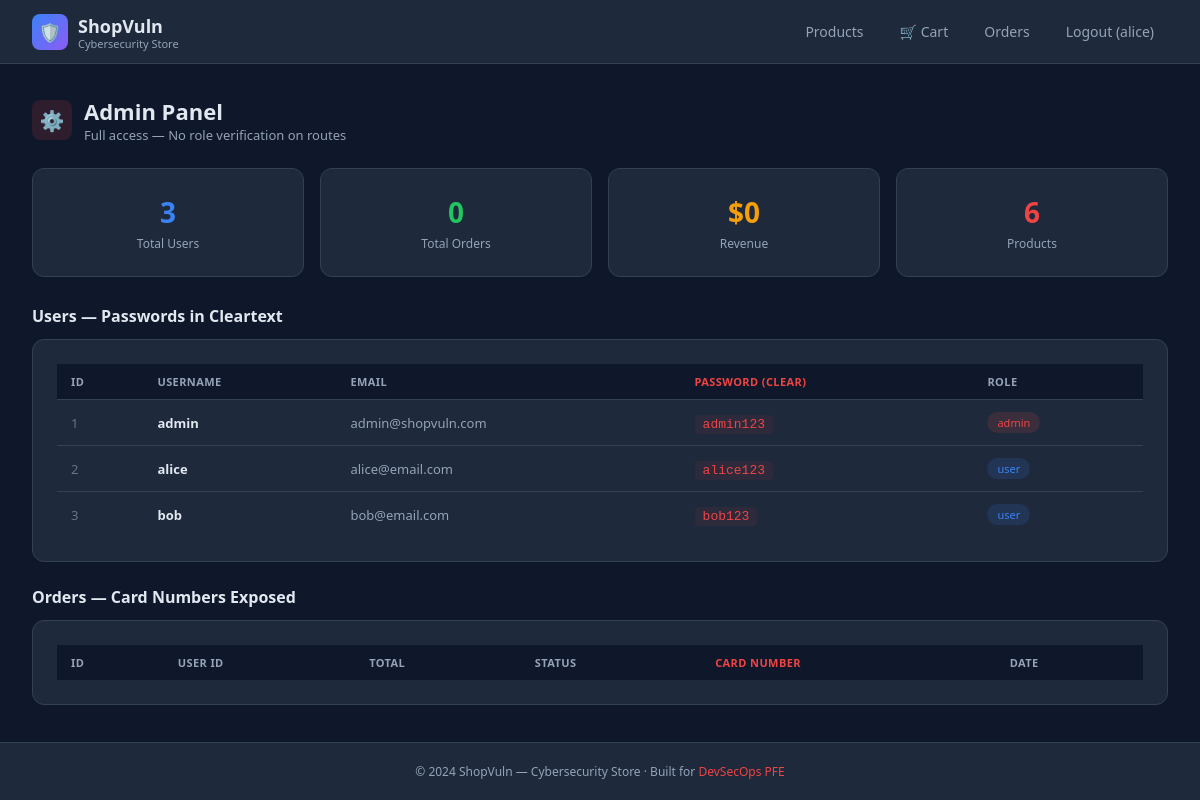
/admin (signed in), run on the app's committed database.
### tables this page shows
CREATE TABLE users (
            id INTEGER PRIMARY KEY AUTOINCREMENT,
            username TEXT NOT NULL UNIQUE,
            email TEXT NOT NULL UNIQUE,
            password TEXT NOT NULL,
            role TEXT DEFAULT 'user',
            address TEXT,
            phone TEXT,
            created_at TEXT DEFAULT CURRENT_TIMESTAMP
        );

### app/routes.py (the view)
@main.route('/admin')
def admin():
    if 'user_id' not in session:
        return redirect(url_for('main.login'))
    conn  = db()
    users  = conn.execute("SELECT * FROM users").fetchall()
    orders = conn.execute("SELECT * FROM orders ORDER BY created_at DESC").fetchall()
    conn.close()
    return render_template('admin.html', users=users, orders=orders)

### app/routes.py (called while the page is built)
def db():
    return sqlite3.connect(DB)

### app/templates/admin.html (shortened to what this page needs)
{% extends 'base.html' %}
{% block content %}
<div style="display:flex;align-items:center;gap:12px;margin-bottom:24px;">
    <div style="width:40px;height:40px;background:#ef444422;border-radius:8px;display:flex;align-items:center;justify-content:center;font-size:20px;">⚙️</div>
    <div>
        <div class="section-title" style="margin-bottom:0;">Admin Panel</div>
        <div style="font-size:13px;color:#94a3b8;">Full access — No role verification on routes</div>
    </div>
</div>
<div class="grid-4" style="margin-bottom:28px;">
    <div class="card" style="text-align:center;">
        <div style="font-size:28px;font-weight:600;color:#3b82f6;">{{ users|length }}</div>
        <div style="font-size:12px;color:#94a3b8;margin-top:4px;">Total Users</div>
    </div>
    <div class="card" style="text-align:center;">
        <div style="font-size:28px;font-weight:600;color:#22c55e;">{{ orders|length }}</div>
        <div style="font-size:12px;color:#94a3b8;margin-top:4px;">Total Orders</div>
    </div>
    <div class="card" style="text-align:center;">
        <div style="font-size:28px;font-weight:600;color:#f59e0b;">
            ${{ "%.0f"|format(orders|sum(attribute=2) if orders else 0) }}
        </div>
        <div style="font-size:12px;color:#94a3b8;margin-top:4px;">Revenue</div>
    </div>
    <div class="card" style="text-align:center;">
        <div style="font-size:28px;font-weight:600;color:#ef4444;">6</div>
        <div style="font-size:12px;color:#94a3b8;margin-top:4px;">Products</div>
    </div>
</div>
<div class="section-title" style="font-size:16px;margin-bottom:12px;">Users — Passwords in Cleartext</div>
<div class="card" style="margin-bottom:24px;">
    <table>
        <thead>
            <tr>
                <th>ID</th><th>Username</th><th>Email</th>
                <th style="color:#ef4444;">Password (clear)</th><th>Role</th>
            </tr>
        </thead>
        <tbody>
        {% for u in users %}
        <tr>
            <td style="color:#64748b;">{{ u[0] }}</td>
            <td><b>{{ u[1] }}</b></td>
            <td style="color:#94a3b8;">{{ u[2] }}</td>
            <td><code style="color:#ef4444;background:#ef444411;padding:2px 8px;border-radius:4px;">{{ u[3] }}</code></td>
            <td>
                {% if u[4] == 'admin' %}
                    <span class="badge badge-danger">admin</span>
                {% else %}
                    <span class="badge badge-info">user</span>
                {% endif %}
            </td>
        </tr>
        {% endfor %}
        </tbody>
    </table>
</div>
<div class="section-title" style="font-size:16px;margin-bottom:12px;">Orders — Card Numbers Exposed</div>
<div class="card">
    <table>
        <thead>
            <tr>
                <th>ID</th><th>User ID</th><th>Total</th>
                <th>Status</th><th style="color:#ef4444;">Card Number</th><th>Date</th>
            </tr>
        </thead>
    </table>
</div>
{% endblock %}

### app/templates/base.html (shortened to what this page needs)
<!DOCTYPE html>
<html lang="en">
<head>
</head>
<body>
<nav>
    <a class="nav-brand" href="/">
        <div class="logo">🛡️</div>
        <div>
            <span>ShopVuln</span>
            <small>Cybersecurity Store</small>
        </div>
    </a>
    <div class="nav-links">
        <a href="/products">Products</a>
        {% if session.user_id %}
            <a href="/cart">🛒 Cart</a>
            <a href="/orders">Orders</a>
            <a href="/logout">Logout ({{ session.username }})</a>
        {% else %}
            <a href="/login">Login</a>
            <a href="/register" class="btn-primary">Sign Up</a>
        {% endif %}
    </div>
</nav>
<main>
    {% block content %}{% endblock %}
</main>
<footer>
    <p>© 2024 ShopVuln — Cybersecurity Store · Built for <span>DevSecOps PFE</span></p>
</footer>
</body>
</html>

### app/templates/base.html (style rules this page uses)
*, *::before, *::after { margin:0; padding:0; box-sizing:border-box; }
:root { --bg: #0f172a; --surface: #1e293b; --border: #334155; --text: #e2e8f0; --muted: #94a3b8; --primary: #3b82f6; --primary-h:#2563eb; --success: #22c55e; --danger: #ef4444; --warning: #f59e0b; --accent: #8b5cf6; }
body { font-family: 'Segoe UI', system-ui, sans-serif; background: var(--bg); color: var(--text); min-height: 100vh; display: flex; flex-direction: column; }
nav { background: var(--surface); border-bottom: 1px solid var(--border); padding: 0 32px; height: 64px; display: flex; align-items: center; justify-content: space-between; position: sticky; top: 0; z-index: 100; }
.nav-brand { display: flex; align-items: center; gap: 10px; text-decoration: none; color: var(--text); }
.nav-brand .logo { width: 36px; height: 36px; background: linear-gradient(135deg, var(--primary), var(--accent)); border-radius: 8px; display: flex; align-items: center; justify-content: center; font-size: 18px; }
.nav-brand span { font-size: 18px; font-weight: 600; }
.nav-brand small { font-size: 11px; color: var(--muted); display:block; line-height:1; }
.nav-links { display: flex; align-items: center; gap: 8px; }
.nav-links a { color: var(--muted); text-decoration: none; padding: 8px 14px; border-radius: 8px; font-size: 14px; transition: all .2s; }
main { flex: 1; padding: 32px; max-width: 1200px; margin: 0 auto; width: 100%; }
.card { background: var(--surface); border: 1px solid var(--border); border-radius: 12px; padding: 24px; }
.badge { display: inline-flex; align-items: center; padding: 3px 10px; border-radius: 20px; font-size: 11px; font-weight: 500; }
.badge-danger { background:#ef444422; color:var(--danger); }
.badge-info { background:#3b82f622; color:var(--primary); }
.grid-4 { display:grid; grid-template-columns:repeat(4,1fr); gap:16px; }
table { width:100%; border-collapse:collapse; }
th { background:var(--bg); padding:10px 14px; font-size:11px; color:var(--muted); text-align:left; text-transform:uppercase; letter-spacing:.4px; }
td { padding:12px 14px; border-top:1px solid var(--border); font-size:13px; }
.section-title { font-size:22px; font-weight:600; margin-bottom:6px; }
footer { background: var(--surface); border-top: 1px solid var(--border); padding: 20px 32px; text-align: center; color: var(--muted); font-size: 12px; }
footer span { color: var(--danger); }

### data on the page
users: username "alice", id "2", email "alice@email.com", password "alice123", role "user"
users: id "1", username "admin", email "admin@shopvuln.com", password "admin123", role "admin"
users: id "3", username "bob", email "bob@email.com", password "bob123", role "user"

### other printed values
{{ users|length }} "3"
{{ orders|length }} "0"
{{ "%.0f"|format(orders|sum(attribute=2) if orders else 0) }} "0"
